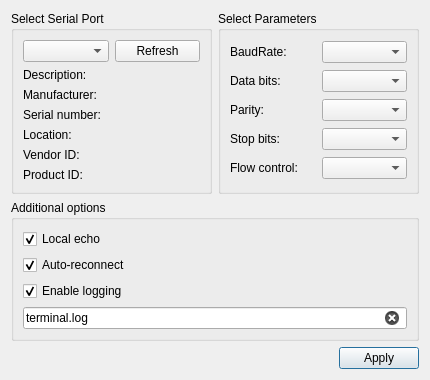
<?xml version="1.0" encoding="UTF-8"?>
<ui version="4.0">
 <class>SettingsDialog</class>
 <widget class="QDialog" name="SettingsDialog">
  <property name="geometry">
   <rect>
    <x>0</x>
    <y>0</y>
    <width>430</width>
    <height>347</height>
   </rect>
  </property>
  <property name="windowTitle">
   <string>Settings</string>
  </property>
  <property name="windowIcon">
   <iconset resource="terminal.qrc">
    <normaloff>:/images/settings.png</normaloff>:/images/settings.png</iconset>
  </property>
  <layout class="QGridLayout" name="gridLayout_3">
   <item row="2" column="0" colspan="2">
    <layout class="QHBoxLayout" name="horizontalLayout">
     <item>
      <spacer name="horizontalSpacer">
       <property name="orientation">
        <enum>Qt::Horizontal</enum>
       </property>
       <property name="sizeHint" stdset="0">
        <size>
         <width>96</width>
         <height>20</height>
        </size>
       </property>
      </spacer>
     </item>
     <item>
      <widget class="QPushButton" name="applyButton">
       <property name="text">
        <string>Apply</string>
       </property>
      </widget>
     </item>
    </layout>
   </item>
   <item row="0" column="1">
    <widget class="QGroupBox" name="parametersBox">
     <property name="title">
      <string>Select Parameters</string>
     </property>
     <layout class="QGridLayout" name="gridLayout_2">
      <item row="0" column="0">
       <widget class="QLabel" name="baudRateLabel">
        <property name="text">
         <string>BaudRate:</string>
        </property>
       </widget>
      </item>
      <item row="0" column="1">
       <widget class="QComboBox" name="baudRateBox"/>
      </item>
      <item row="1" column="0">
       <widget class="QLabel" name="dataBitsLabel">
        <property name="text">
         <string>Data bits:</string>
        </property>
       </widget>
      </item>
      <item row="1" column="1">
       <widget class="QComboBox" name="dataBitsBox"/>
      </item>
      <item row="2" column="0">
       <widget class="QLabel" name="parityLabel">
        <property name="text">
         <string>Parity:</string>
        </property>
       </widget>
      </item>
      <item row="2" column="1">
       <widget class="QComboBox" name="parityBox"/>
      </item>
      <item row="3" column="0">
       <widget class="QLabel" name="stopBitsLabel">
        <property name="text">
         <string>Stop bits:</string>
        </property>
       </widget>
      </item>
      <item row="3" column="1">
       <widget class="QComboBox" name="stopBitsBox"/>
      </item>
      <item row="4" column="0">
       <widget class="QLabel" name="flowControlLabel">
        <property name="text">
         <string>Flow control:</string>
        </property>
       </widget>
      </item>
      <item row="4" column="1">
       <widget class="QComboBox" name="flowControlBox"/>
      </item>
     </layout>
    </widget>
   </item>
   <item row="0" column="0">
    <widget class="QGroupBox" name="selectBox">
     <property name="title">
      <string>Select Serial Port</string>
     </property>
     <layout class="QGridLayout" name="gridLayout">
      <item row="5" column="0">
       <widget class="QLabel" name="vidLabel">
        <property name="text">
         <string>Vendor ID:</string>
        </property>
       </widget>
      </item>
      <item row="6" column="0">
       <widget class="QLabel" name="pidLabel">
        <property name="text">
         <string>Product ID:</string>
        </property>
       </widget>
      </item>
      <item row="0" column="1">
       <widget class="QPushButton" name="pbRefresh">
        <property name="text">
         <string>Refresh</string>
        </property>
       </widget>
      </item>
      <item row="4" column="0">
       <widget class="QLabel" name="locationLabel">
        <property name="text">
         <string>Location:</string>
        </property>
       </widget>
      </item>
      <item row="0" column="0">
       <widget class="QComboBox" name="serialPortInfoListBox">
        <property name="sizePolicy">
         <sizepolicy hsizetype="Preferred" vsizetype="Fixed">
          <horstretch>0</horstretch>
          <verstretch>0</verstretch>
         </sizepolicy>
        </property>
       </widget>
      </item>
      <item row="2" column="0">
       <widget class="QLabel" name="manufacturerLabel">
        <property name="text">
         <string>Manufacturer:</string>
        </property>
       </widget>
      </item>
      <item row="3" column="0">
       <widget class="QLabel" name="serialNumberLabel">
        <property name="text">
         <string>Serial number:</string>
        </property>
       </widget>
      </item>
      <item row="1" column="0">
       <widget class="QLabel" name="descriptionLabel">
        <property name="text">
         <string>Description:</string>
        </property>
       </widget>
      </item>
     </layout>
    </widget>
   </item>
   <item row="1" column="0" colspan="2">
    <widget class="QGroupBox" name="additionalOptionsGroupBox">
     <property name="sizePolicy">
      <sizepolicy hsizetype="Preferred" vsizetype="Preferred">
       <horstretch>0</horstretch>
       <verstretch>0</verstretch>
      </sizepolicy>
     </property>
     <property name="title">
      <string>Additional options</string>
     </property>
     <property name="flat">
      <bool>false</bool>
     </property>
     <layout class="QVBoxLayout" name="verticalLayout">
      <item>
       <widget class="QCheckBox" name="localEchoCheckBox">
        <property name="sizePolicy">
         <sizepolicy hsizetype="Fixed" vsizetype="Fixed">
          <horstretch>0</horstretch>
          <verstretch>0</verstretch>
         </sizepolicy>
        </property>
        <property name="text">
         <string>Local echo</string>
        </property>
        <property name="checked">
         <bool>true</bool>
        </property>
       </widget>
      </item>
      <item>
       <widget class="QCheckBox" name="cbAutoReconnect">
        <property name="text">
         <string>Auto-reconnect</string>
        </property>
        <property name="checked">
         <bool>true</bool>
        </property>
       </widget>
      </item>
      <item>
       <widget class="QCheckBox" name="cbEnableLogging">
        <property name="text">
         <string>Enable logging</string>
        </property>
        <property name="checked">
         <bool>true</bool>
        </property>
       </widget>
      </item>
      <item>
       <widget class="QLineEdit" name="leLoggingFileName">
        <property name="text">
         <string>terminal.log</string>
        </property>
        <property name="dragEnabled">
         <bool>true</bool>
        </property>
        <property name="placeholderText">
         <string>Set log file</string>
        </property>
        <property name="clearButtonEnabled">
         <bool>true</bool>
        </property>
       </widget>
      </item>
     </layout>
    </widget>
   </item>
  </layout>
 </widget>
 <resources>
  <include location="terminal.qrc"/>
 </resources>
 <connections/>
</ui>
